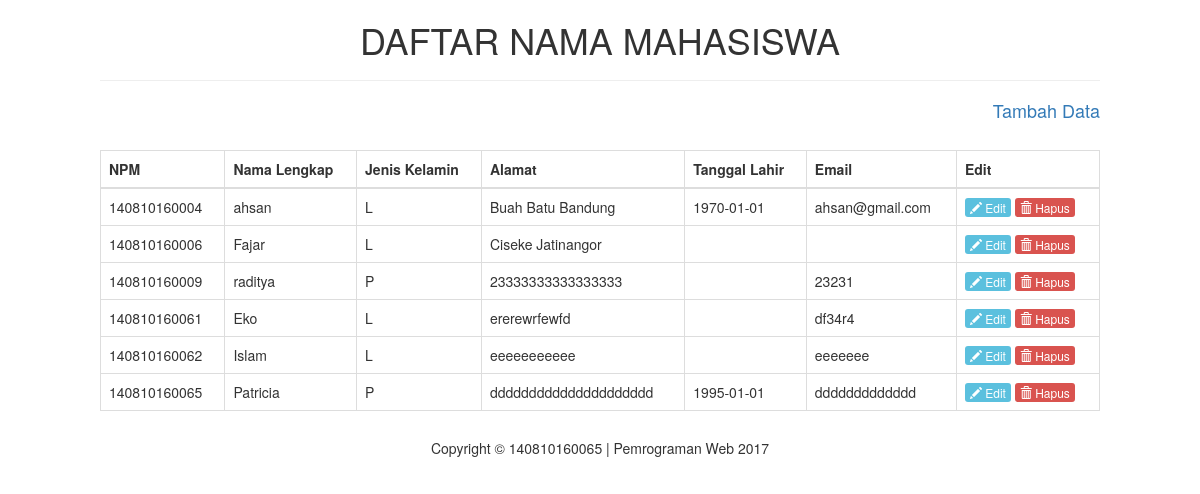
The app's page /index.php/login/tampil_data with its own data.
### tables this page shows
CREATE TABLE `identitas` (
  `npm` varchar(12) NOT NULL DEFAULT '',
  `nama` varchar(50) DEFAULT NULL,
  `alamat` varchar(100) DEFAULT NULL,
  `jk` char(1) DEFAULT NULL,
  `tgl_lhr` date DEFAULT NULL,
  `email` varchar(50) DEFAULT NULL
);

### application/controllers/Login.php (called while the page is built, shortened)
<?php
	class Login extends CI_Controller {
		public function __construct(){
			$this->load->model('model_user');
		}
		public function tampil_data(){
			$data["mhs"] = $this->model_user->tampilAll();
			$this->load->view('tampil_data', $data);
		}
	}

### index.php (called while the page is built, shortened)
<?php
require_once BASEPATH.'core/CodeIgniter.php';

### application/models/model_user.php (called while the page is built, shortened)
<?php
	class Model_user extends CI_Model {
		public function tampilAll(){
			$query = $this->db->get('identitas');
			return $query;
		}
	}
?>

### application/views/tampil_data.php (the view, shortened to what this page needs)
<!DOCTYPE html>
<html>
	<head>
		<link rel="stylesheet" type="text/css" href="<?php echo base_url() ?>assets/css/bootstrap.css">
	</head>
	<body>
		<div class="box">
			<center><h1>DAFTAR NAMA MAHASISWA</h1></center>
			<center><hr></center>
			<h4 align="right">
				<?php echo anchor('login', 'Tambah Data'); ?>
			</h4><br>
			<table class="table table-bordered table-hover">
				<thead>
					<tr>
						<th>NPM</th>
						<th>Nama Lengkap</th>
						<th>Jenis Kelamin</th>
						<th>Alamat</th>
						<th>Tanggal Lahir</th>
						<th>Email</th>
						<th>Edit</th>
					</tr>
				</thead>
				<tbody>
				<?php
					foreach ($mhs->result() as $row) {
				?>
					<tr>
						<td><?php echo $row->npm;?></td>
						<td><?php echo $row->nama;?></td>
						<td><?php echo $row->jk;?></td>
						<td><?php echo $row->alamat;?></td>
						<td><?php echo $row->tgl_lhr;?></td>
						<td><?php echo $row->email;?></td>
						<td>
							<a href="<?php echo base_url()."index.php/login/edit_data/".$row->npm;?>" class="btn-xs btn-info" role="button"><span class="glyphicon glyphicon-pencil"></span> Edit</a>
							<a href="<?php echo base_url()."index.php/login/delete_data/".$row->npm;?>" class="btn-xs btn-danger" role="button"><span class="glyphicon glyphicon-trash"></span> Hapus</a>
						</td>
					</tr>
				<?php
					}
				?>
				</tbody>
			</table>
		</div>
		<footer>
			<div class="container"><h5 align="center">Copyright &copy; 140810160065 | Pemrograman Web 2017<br></h5></div>
		</footer>
	</body>
</html>

### application/views/tampil_data.php (style rules this page uses)
.box { width: 1000px; margin: auto; overflow: hidden; }

### records on screen
identitas: npm "140810160004", nama "ahsan", jk "L", alamat "Buah Batu Bandung", tgl_lhr "1970-01-01", email "ahsan@gmail.com"
identitas: npm "140810160006", nama "Fajar", jk "L", alamat "Ciseke Jatinangor"
identitas: npm "140810160009", nama "raditya", jk "P", alamat "23333333333333333", email "23231"
identitas: npm "140810160061", nama "Eko", jk "L", alamat "ererewrfewfd", email "df34r4"
identitas: npm "140810160062", nama "Islam", jk "L", alamat "eeeeeeeeeee", email "eeeeeee"
identitas: npm "140810160065", nama "Patricia", jk "P", alamat "ddddddddddddddddddddd", tgl_lhr "1995-01-01", email "ddddddddddddd"

### other values on screen
anchor('login', 'Tambah Data') "Tambah Data"
